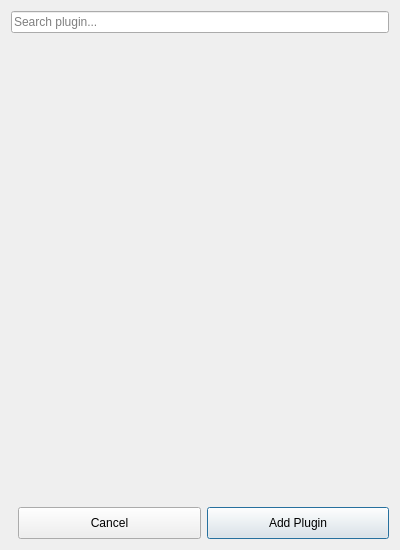
<?xml version="1.0" encoding="UTF-8"?>
<ui version="4.0">
 <class>PluginSelector</class>
 <widget class="QDialog" name="PluginSelector">
  <property name="geometry">
   <rect>
    <x>0</x>
    <y>0</y>
    <width>400</width>
    <height>550</height>
   </rect>
  </property>
  <property name="windowTitle">
   <string>Select Plugin</string>
  </property>
  <layout class="QVBoxLayout" name="verticalLayout">
   <item>
    <widget class="QLineEdit" name="searchEdit">
     <property name="placeholderText">
      <string>Search plugin...</string>
     </property>
    </widget>
   </item>
   <item>
    <widget class="QListWidget" name="pluginList">
     <property name="styleSheet">
      <string notr="true">
       QListWidget { border: none; background: transparent; }
       QListWidget::item { padding: 10px; }
       QListWidget::item:hover { background: #f0f0f0; border-radius: 8px; }
       QListWidget::item:selected { background: #e0eafc; color: black; border-radius: 8px; }
      </string>
     </property>
     <property name="viewMode">
      <enum>QListView::ViewMode::IconMode</enum>
     </property>
     <property name="iconSize">
      <size><width>64</width><height>64</height></size>
     </property>
     <property name="resizeMode">
      <enum>QListView::ResizeMode::Adjust</enum>
     </property>
     <property name="spacing"><number>10</number></property>
    </widget>
   </item>
   <item>
    <layout class="QHBoxLayout" name="buttonsLayout">
     <item>
      <spacer name="horizontalSpacer">
       <property name="orientation"><enum>Qt::Orientation::Horizontal</enum></property>
      </spacer>
     </item>
     <item>
      <widget class="QPushButton" name="cancelButton">
       <property name="text"><string>Cancel</string></property>
       <property name="minimumSize"><size><width>90</width><height>32</height></size></property>
      </widget>
     </item>
     <item>
      <widget class="QPushButton" name="okButton">
       <property name="text"><string>Add Plugin</string></property>
       <property name="minimumSize"><size><width>110</width><height>32</height></size></property>
       <property name="default"><bool>true</bool></property>
      </widget>
     </item>
    </layout>
   </item>
  </layout>
 </widget>
</ui>
